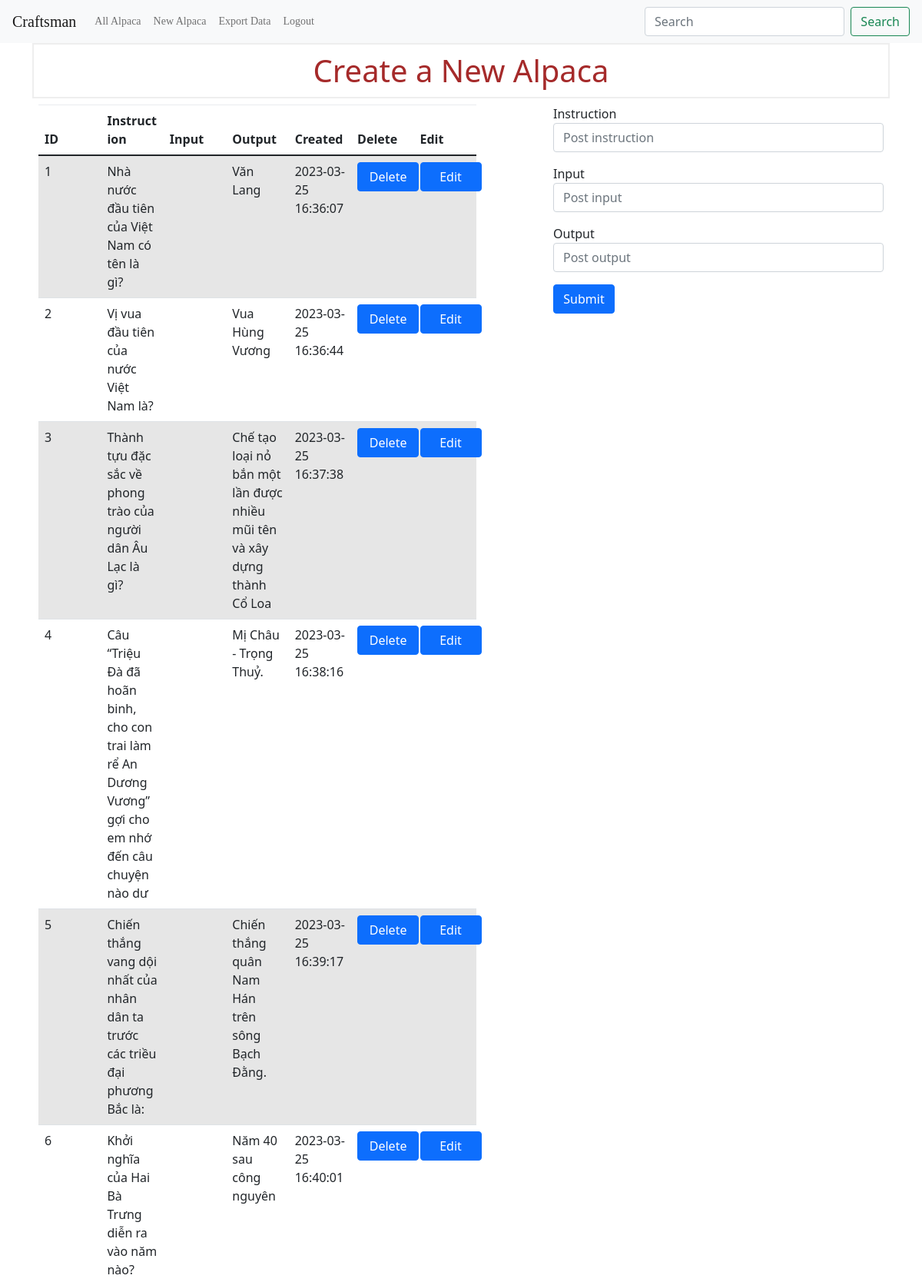
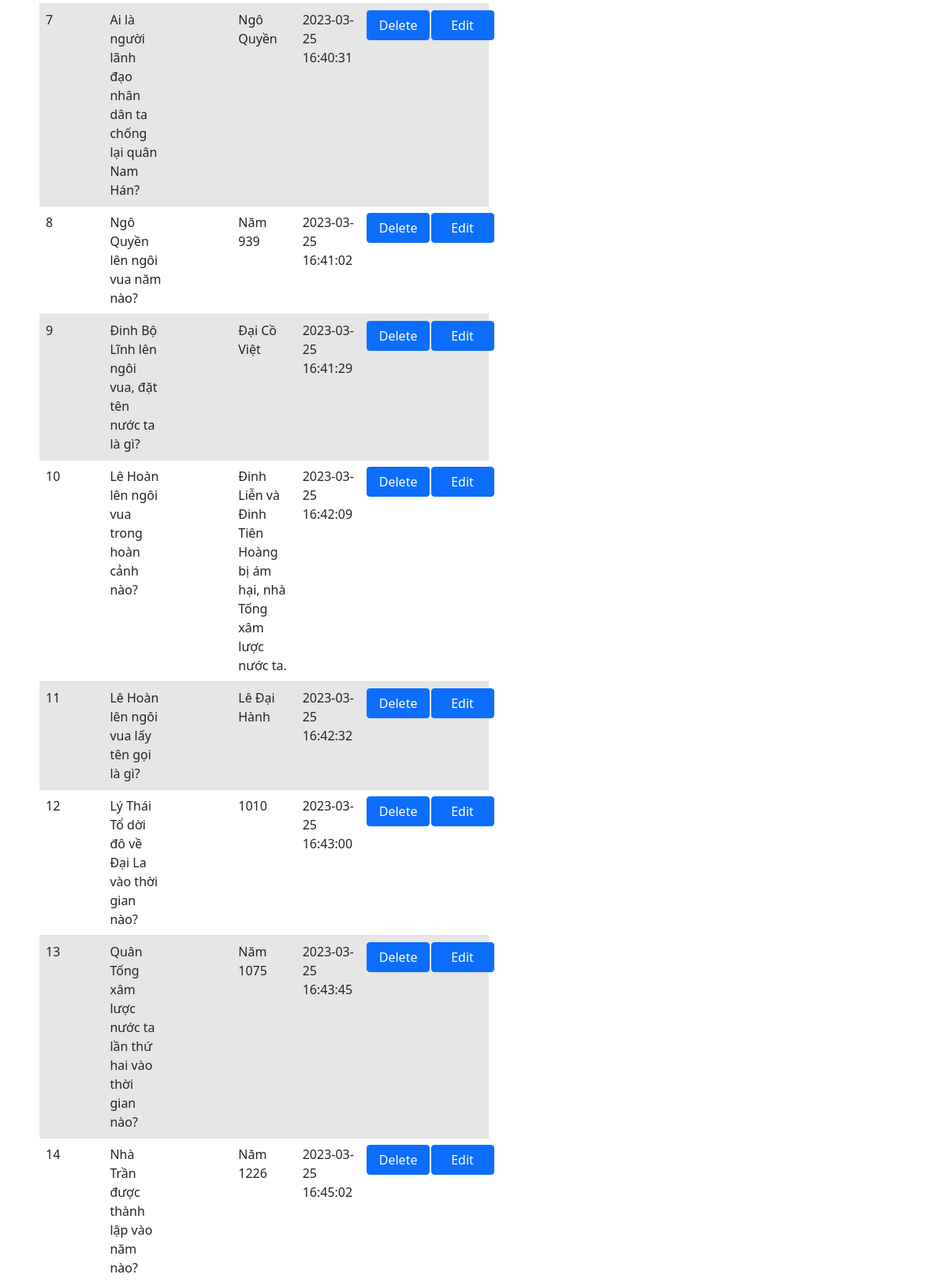
The app's page /alpaca/create (signed in, upper part) with its own data (2 pictures, top to bottom).
### app.py (models this page shows, shortened)
class Alpaca(db.Model):
    id = db.Column(db.Integer, primary_key=True)
    instruction = db.Column(db.String(100))
    input = db.Column(db.String(100))
    output = db.Column(db.String(100))
    created = db.Column(db.DateTime, default=datetime.utcnow)
    created_by = db.Column(db.Integer)

### app.py (the view, shortened to what this page needs)
@app.route('/alpaca/create', methods=('GET', 'POST'))
def create():
    if not session.get('logged_in'):
        return redirect(url_for('user_index'))
    if request.method == 'GET':
        if session.get('user_info').get('user_role') == 'admin':
            alpacas = Alpaca.query.all()
        else:
            alpacas = Alpaca.query.filter_by(created_by=session.get('user_info').get('user_id'))
        return render_template('create.html', alpacas=alpacas)

### templates/create.html
{% extends 'base.html' %}
{% block content %}
    <h1>{% block title %} Create a New Alpaca {% endblock %}</h1>
    <div class="split-left left">
        <table id="data" class="table table-striped">
            <thead>
            <tr>
                <th>ID</th>
                <th>Instruction</th>
                <th>Input</th>
                <th>Output</th>
                <th>Created</th>
                <th>Delete</th>
                <th>Edit</th>
            </tr>
            </thead>
            <tbody>
            {% for alpaca in alpacas %}
                <tr>
                    <td>{{ alpaca.id }}</td>
                    <td>{{ alpaca.instruction }}</td>
                    <td>{{ alpaca.input }}</td>
                    <td>{{ alpaca.output }}</td>
                    <td>{{ alpaca.created }}</td>
                    <td>
                        <form action="{{ url_for('delete', alpaca_id=alpaca.id) }}" method="POST">
                            <input class="btn btn-primary" type="submit" value="Delete"
                                   onclick="return confirm('Are you sure you want to delete this alpaca?')">
                        </form>
                    </td>
                    <td>
                        <button type="edit" onclick="window.location.href='{{ url_for('update', alpaca_id=alpaca.id) }}';"
                                class="btn btn-primary">Edit
                        </button>
                    </td>
                </tr>
            {% endfor %}
            </tbody>
        </table>
    </div>
    <div class="split-right right">
        <form method="post">
            <div class="form-group">
                <label for="title">Instruction</label>
                <input type="text" name="instruction"
                       placeholder="Post instruction" class="form-control"
                       value="{{ request.form['instruction'] }}"></input>
            </div>
            <div class="form-group">
                <label for="title">Input</label>
                <input type="text" name="input"
                       placeholder="Post input" class="form-control"
                       value="{{ request.form['input'] }}"></input>
            </div>
            <div class="form-group">
                <label for="title">Output</label>
                <input type="text" name="output"
                       placeholder="Post output" class="form-control"
                       value="{{ request.form['output'] }}"></input>
            </div>
            <div class="form-group">
                <button type="submit" class="btn btn-primary">Submit</button>
            </div>
        </form>
    </div>
{% endblock %}

### static/css/main.css (style rules this page uses)
* { margin: 0px; padding: 0px; box-sizing: border-box; }
body, html { height: 100%; font-family: Ubuntu-Regular, sans-serif; }
h1,h2,h3,h4,h5,h6 { margin: 0px; }
input { outline: none; border: none; }
label { display: block; margin: 0; }
button { outline: none !important; border: none; background: transparent; }

### templates/base.html (style rules this page uses)
h1 { border: 2px #eee solid; color: brown; text-align: center; padding: 10px; }
.split-left { height: 100%; width: 60%; position: absolute; z-index: 1; }
.split-right { height: 100%; width: 40%; position: absolute; z-index: 1; }
.left { left: 0; padding-right: 100px; padding-left: 50px; }
.right { right: 0; padding-right: 50px; }
.btn { width: 80px; }
.table { table-layout: fixed; width: 100%; word-wrap: break-word; }

### records on screen
Alpaca: id "1", instruction "Nhà nước đầu tiên của Việt Nam có tên là gì?", output "Văn Lang", created "2023-03-25 16:36:07"
Alpaca: id "2", instruction "Vị vua đầu tiên của nước Việt Nam là?", output "Vua Hùng Vương", created "2023-03-25 16:36:44"
Alpaca: id "3", instruction "Thành tựu đặc sắc về phong trào của người dân Âu Lạc là gì?", output "Chế tạo loại nỏ bắn một lần được nhiều mũi tên và xây dựng thành Cổ Loa", created "2023-03-25 16:37:38"
Alpaca: id "4", instruction "Câu “Triệu Đà đã hoãn binh, cho con trai làm rể An Dương Vương” gợi cho em nhớ đến câu chuyện nào dư", output "Mị Châu - Trọng Thuỷ.", created "2023-03-25 16:38:16"
Alpaca: id "5", instruction "Chiến thắng vang dội nhất của nhân dân ta trước các triều đại phương Bắc là:", output "Chiến thắng quân Nam Hán trên sông Bạch Đằng.", created "2023-03-25 16:39:17"
Alpaca: id "6", instruction "Khởi nghĩa của Hai Bà Trưng diễn ra vào năm nào?", output "Năm 40 sau công nguyên", created "2023-03-25 16:40:01"
Alpaca: id "7", instruction "Ai là người lãnh đạo nhân dân ta chống lại quân Nam Hán?", output "Ngô Quyền", created "2023-03-25 16:40:31"
Alpaca: id "8", instruction "Ngô Quyền lên ngôi vua năm nào?", output "Năm 939", created "2023-03-25 16:41:02"
Alpaca: id "9", instruction "Đinh Bộ Lĩnh lên ngôi vua, đặt tên nước ta là gì?", output "Đại Cồ Việt", created "2023-03-25 16:41:29"
Alpaca: id "10", instruction "Lê Hoàn lên ngôi vua trong hoàn cảnh nào?", output "Đinh Liễn và Đinh Tiên Hoàng bị ám hại, nhà Tống xâm lược nước ta.", created "2023-03-25 16:42:09"
Alpaca: id "11", instruction "Lê Hoàn lên ngôi vua lấy tên gọi là gì?", output "Lê Đại Hành", created "2023-03-25 16:42:32"
Alpaca: id "12", instruction "Lý Thái Tổ dời đô về Đại La vào thời gian nào?", output "1010", created "2023-03-25 16:43:00"
Alpaca: id "13", instruction "Quân Tống xâm lược nước ta lần thứ hai vào thời gian nào?", output "Năm 1075", created "2023-03-25 16:43:45"
Alpaca: id "14", instruction "Nhà Trần được thành lập vào năm nào?", output "Năm 1226", created "2023-03-25 16:45:02"
